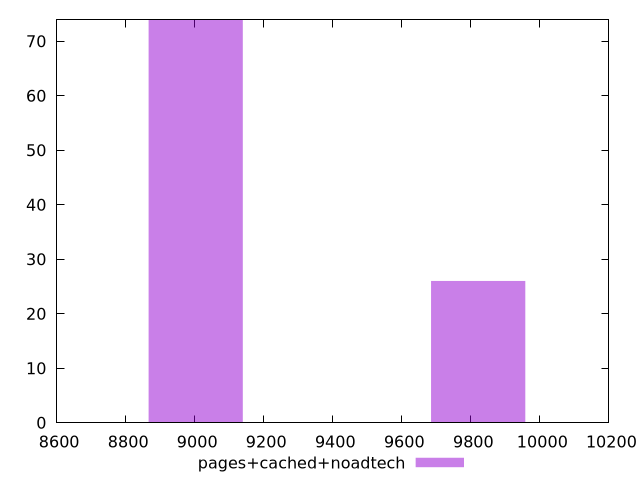

The gnuplot source for this figure:
$_pagesCachedNoadtech <<EOF
9002.899830893955 74
9821.345270066135 26
EOF
set key outside below
set terminal pngcairo
set output "report_00005_2020-11-02T22-26-11.212Z/largest-contentful-paint/pages+cached+noadtech//raw_hist.png"
set yrange [0:74]
set boxwidth 272.81514639072594
set style fill transparent solid 0.5 noborder
plot $_pagesCachedNoadtech title "pages+cached+noadtech" with boxes ,
